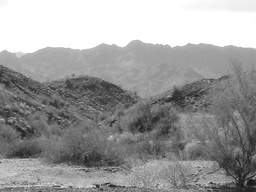
#> input picture test/PVD_cover/00000000_(4).jpg, 256 x 192 px, shrunk from 1024 x 768 before the run, found by its file name
$ jupyter execute generate_pictures_OLD.ipynb
#> lines starting #> are read from the running program, lines starting #| are printed output that depends on the picture; long printed decimals are rounded
[cell 1]
import math
from PIL import Image
import matplotlib.pyplot as plt
import numpy as np
import cv2

def show_histograms(image1, title1, image2, title2, image3, title3):
    colors = ('red', 'green', 'blue')
    fig, (ax1, ax2, ax3) = plt.subplots(1, 3, figsize=(10, 5))

    for channel, color in enumerate(colors):
        data1 = image1[:, :, channel].ravel()
        data2 = image2[:, :, channel].ravel()
        data3 = image3[:, :, channel].ravel()
        ax1.hist(data1, bins=256, range=(0, 256), density=True, color=color, alpha=0.5, label=color)
        ax2.hist(data2, bins=256, range=(0, 256), density=True, color=color, alpha=0.5, label=color)
        ax3.hist(data3, bins=256, range=(0, 256), density=True, color=color, alpha=0.5, label=color)

    ax1.set_title(title1)
    ax1.set_xlim([0, 256])
    ax1.set_ylim([0, 0.02])
    ax1.legend()

    ax2.set_title(title2)
    ax2.set_xlim([0, 256])
    ax2.set_ylim([0, 0.02])
    ax2.legend()

    ax3.set_title(title3)
    ax3.set_xlim([0, 256])
    ax3.set_ylim([0, 0.02])
    ax3.legend()

    fig.tight_layout(pad=5)
    plt.show()

def perfect_square_thresholds(n):
    thresholds = [0]
    for i in range(1, n + 1):
        thresholds.append(int(i * i))
    return thresholds

def pvd(g, msg, n):
    g = np.array(g, dtype=float)
    d = g[0] - g[1]
    dap = abs(d)
    d1 = 0
    t = 0

    lb = np.array(perfect_square_thresholds(n))[:-1]
    ub = np.array(perfect_square_thresholds(n))[1:] - 1

    for i in range(len(lb)):
        if lb[i] <= dap <= ub[i]:
            n = ub[i] - lb[i] + 1
            t = int(np.log2(n))
            k = 0 if t == 0 else int(msg[:t], 2)
            d1 = k + lb[i]

    m = (abs(d1 - dap)) / 2

    if (g[0] >= g[1]) and (d1 > dap):
        p1 = g[0] + np.ceil(m)
        p2 = g[1] - np.floor(m)
    elif (g[0] < g[1]) and (d1 > dap):
        p1 = g[0] - np.floor(m)
        p2 = g[1] + np.ceil(m)
    elif (g[0] >= g[1]) and (d1 <= dap):
        p1 = g[0] - np.ceil(m)
        p2 = g[1] + np.floor(m)
    elif (g[0] < g[1]) and (d1 <= dap):
        p1 = g[0] + np.ceil(m)
        p2 = g[1] - np.floor(m)

    return p1, p2, t

def hide_image(cover_img, secret_img):
    height, width, channel = cover_img.shape
    cover_img = cover_img.astype(float)
    secret_img = secret_img.astype(float)
    stego_img = np.zeros_like(cover_img)

    for channels in range(channel):
        for row in range(0, height, 2):
            for col in range(0, width, 2):
                g = cover_img[row, col:col + 2, channels]
                msg = secret_img[row, col:col + 2, channels]
                msg = np.round(msg / 255)
                msg = msg.astype(int).flatten()
                msg_str = ''.join(str(x) for x in msg)
                p1, p2, _ = pvd(g, msg_str, 8)
                stego_img[row, col, channels] = p1
                stego_img[row, col + 1, channels] = p2

    return stego_img


def psnr(img1, img2):
    mse = np.mean((img1.astype(float) - img2.astype(float)) ** 2)

    if mse == 0:
        return float('inf')

    max_pixel = 255.0
    psnr_value = 10 * np.log10(max_pixel/ math.sqrt(mse))

    return psnr_value


cover_image = cv2.imread('filtered_1/00000000_(4).jpg')
#> cover_image is the input picture: shape (192, 256, 3); min 19, max 255, mean 155.8
secret_image = cv2.imread('filtered_1/00000045_(2).jpg')
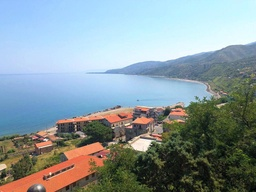
#> input picture encoded_datasets/00000045_(2).jpg, 256 x 192 px, shrunk from 1024 x 768 before the run, found by its file name
#> secret_image is the input picture: shape (192, 256, 3); mean B, G, R 157.2, 152.4, 136.6

stego_image = hide_image(cover_image, secret_image)
#> after the loop in hide_image, `for channels in range(channel):`:
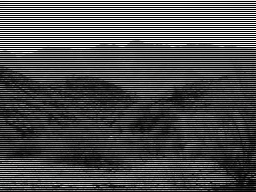
#> stego_img: shape (192, 256, 3) float64; mean of channels 0, 1, 2 78.1, 78.1, 78.1; drawn with min black and max white
stego_image = stego_image.astype(np.uint8)
cv2.imwrite('stego_image.png', stego_image)

show_histograms(cover_image, 'Original Cover Image Histogram', secret_image,
                'Original Secret Image Histogram', stego_image, 'Stego Image Histogram')
#> in show_histograms, `plt.show()`:
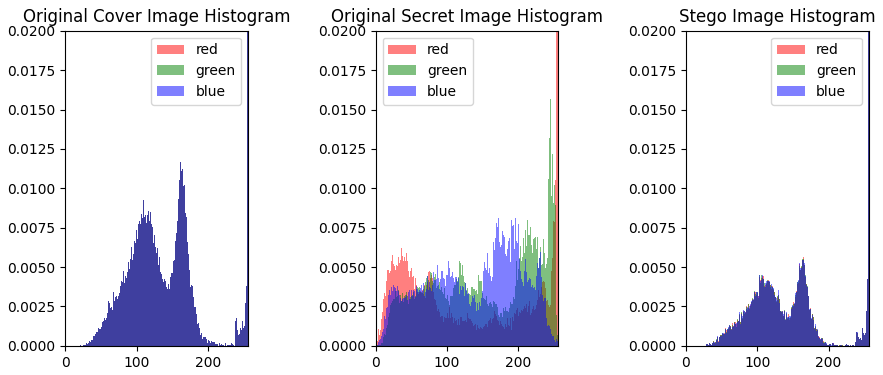
#> figure drawn by matplotlib, 3 panels; panel 1: tallest bar 0.207 high, from x = 255 to 256; panel 1: tallest bar 0.207 high, from x = 255 to 256; panel 1: tallest bar 0.207 high, from x = 255 to 256; panel 2: tallest bar 0.16 high, from x = 255 to 256

psnr_value = psnr(cover_image, stego_image)
print('PSNR value:', psnr_value)
#| PSNR value: 3.291
